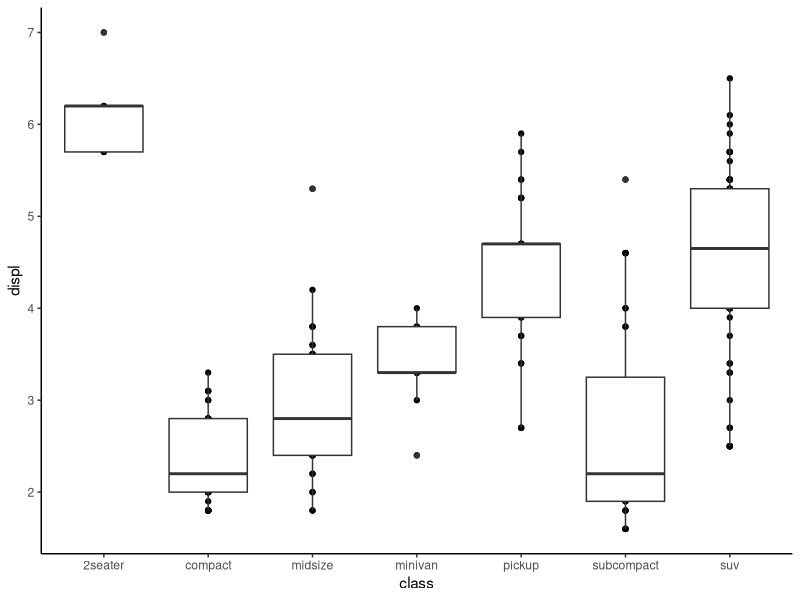
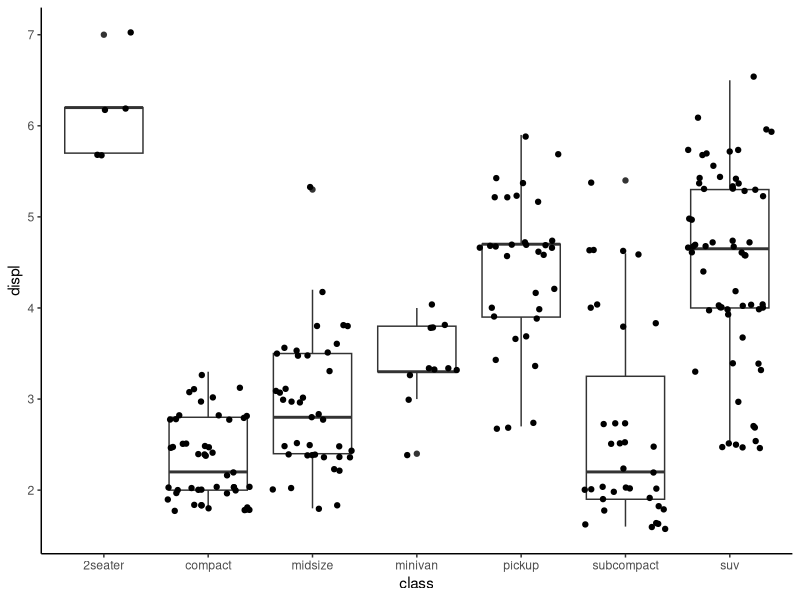

These figures' R source, in order:
install.packages("tidyverse")
library(tidyverse)
mpg_df <- mpg
#Using the ggplot function
#make a boxplot displaying 
#engine size per car class
#Add individual datapoints on top 
#of the boxplot and
#change the theme to “classic”.

mpg_df %>% ggplot(aes(x=class, y=displ)) + geom_point() + geom_boxplot()+ theme_classic()
#i can not manage to make the scatterplot and the boxplot to be plotted independently of each other on the same graph

ggplot(mpg, aes(x = class, y = displ)) +
  geom_boxplot() +
  geom_jitter() +
  theme_classic()
#i was missing geom_jitter
